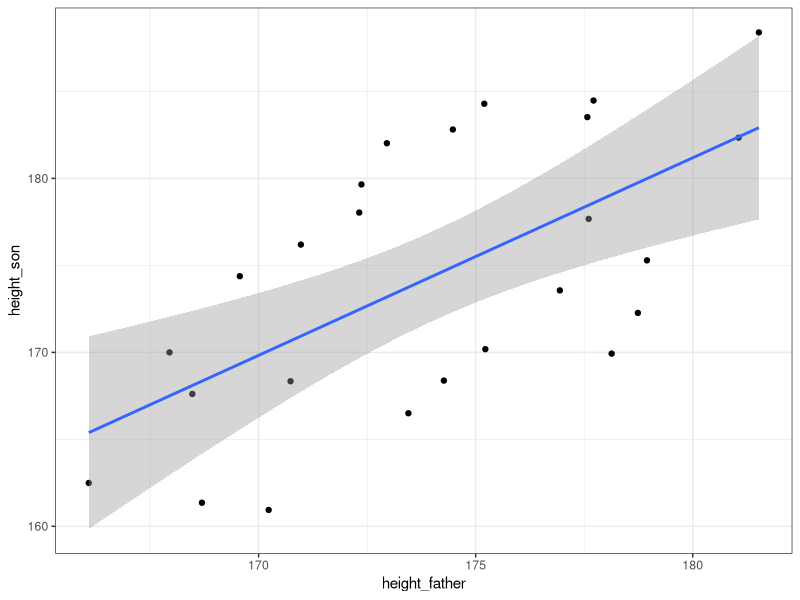

Write R code to recreate this figure. (Note: this script raises an error after producing the figure.)
# CI
# R2, RMSE, AIC, BIC
# ppc, homogeneity/homoscedasticity, linearity, outliers
# collinearity...

# -- head -- #

setwd('~/Work/Adjunktus/HaladóRÓra/haladorrepo')

library(tidyverse)
library(broom)
library(tidyverse)

# -- read -- #

d0 = read_tsv('dat/l3d0.tsv')
d1 = read_tsv('dat/l3d1.tsv')
d2 = read_tsv('dat/l3d2.tsv')
d3 = read_tsv('dat/l3d3.tsv')
d4 = read_tsv('dat/l3d4.tsv')

# -- fun -- #

plotData = function(dat,x,y){
  dat %>% 
    ggplot(aes({{x}},{{y}})) +
    geom_point() +
    geom_smooth(method = lm) +
    theme_bw()
}

# -- wrangle -- #

## performance

plotData(d0,height_father,height_son)

lm0 = lm(height_son ~ height_father, data = d0)

lm0_coef = tidy(lm0, conf.int = T)
lm0_coef
lm0_stats = glance(lm0)
lm0_stats
lm0_perf = model_performance(lm0)
lm0_perf

## ppc

plotData(d1,height_father,height_son) 
  
lm1 = lm(height_son ~ height_father, data = d1)

tidy(lm1, conf.int = T)
glance(lm1)
check_model(lm1)

ggplot(d1, aes(height_father,height_son,colour = orig_father)) +
  geom_point() +
  theme_bw()

d1ind = d1 %>% 
  filter(orig_father == 'ind')

lm1_ind = lm(height_son ~ height_father, data = d1ind)
check_model(lm1_ind)

## homogeneity

plotData(d2,iq,income) 

lm2 = lm(income ~ iq, data = d2)

tidy(lm2, conf.int = T)
glance(lm2)
check_model(lm2)

## linearity

plotData(d3,size,weight) 

lm3 = lm(weight ~ size, data = d3)

tidy(lm3, conf.int = T)
glance(lm3)
check_model(lm3)

lm3_square = lm(weight ~ poly(size, degree = 2), data = sizes)
lm3_cube = lm(weight ~ poly(size, degree = 3), data = sizes)
check_model(lm3_cube)
compare_performance(lm3,lm3_square,lm3_cube)

## outliers

plotData(d4,sqm,price)

lm4 = lm(price ~ sqm, data = d4)

tidy(lm4, conf.int = T)
glance(lm4)
check_model(lm4)

# standard error
# mean absolute error
# top/bottom x observation

d4l = d4 %>% 
  mutate(
    median_sqm = median(sqm),
    mad_sqm = mad(sqm),
    upper_sqm = mad_sqm + 2.5 * median_sqm,
    lower_sqm = mad_sqm - 2.5 * median_sqm,
    median_price = median(price),
    mad_price = mad(price),
    upper_price = mad_price + 2.5 * median_price,
    lower_price = mad_price - 2.5 * median_price,
    keep = sqm < upper_sqm & price < upper_price
  )

d4l %>% 
  ggplot(aes(sqm,price,colour = keep)) +
  geom_point() +
  theme_bw()

d4r = d4l %>% 
  filter(keep)

lm4r = lm(price ~ sqm, data = d4r)

tidy(lm4r, conf.int = T)
glance(lm4r)
check_model(lm4r)

# minden egyszerre megy tonkre
# golem
